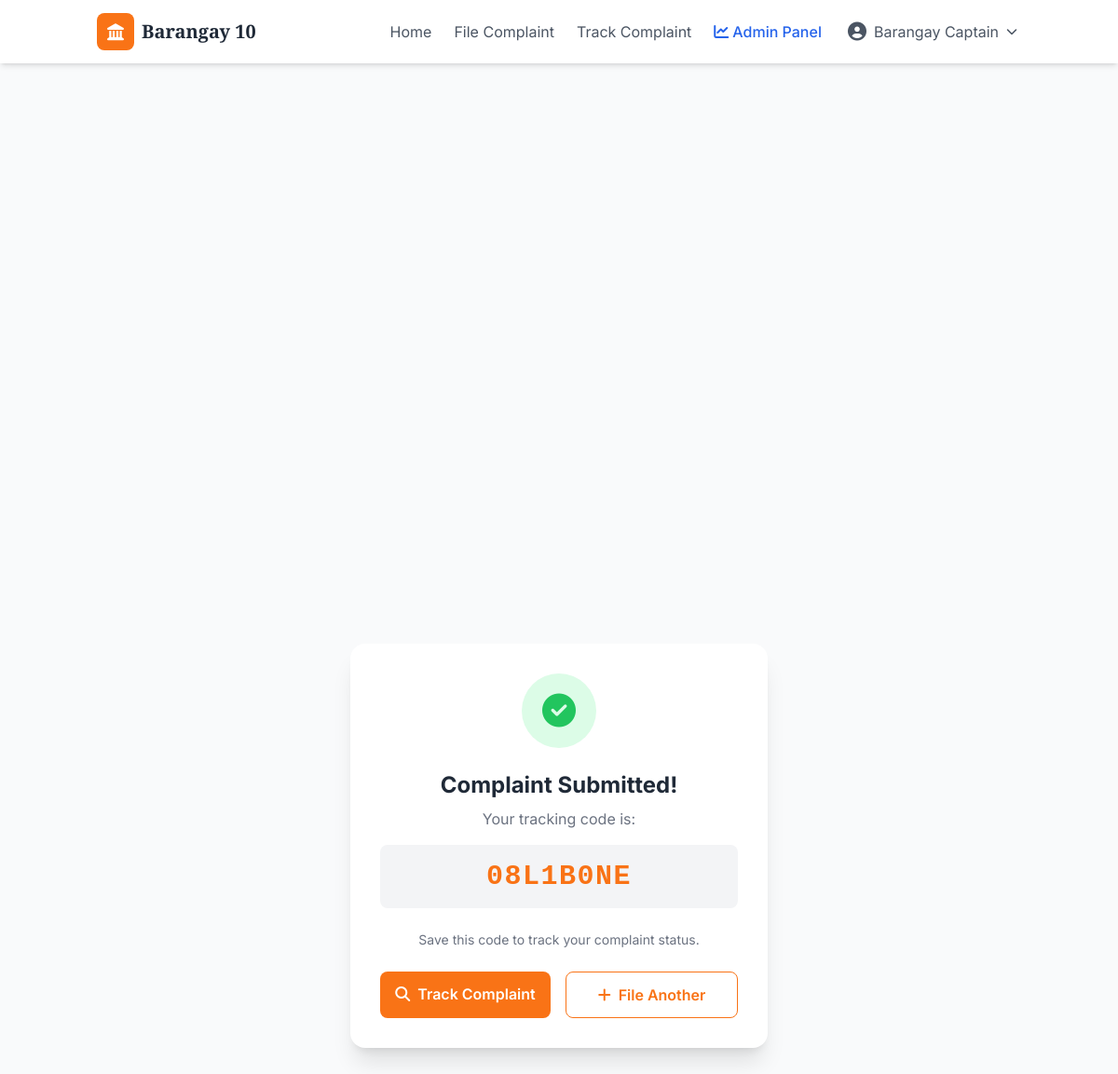
Page /success/08L1B0NE/ (signed in) on the committed database.
### accounts/models.py (models this page shows, shortened)
class User(AbstractUser):
    username = None
    email = models.EmailField(unique=True)
    ROLE_CHOICES = [
        ('resident', 'Resident'),
        ('admin', 'Admin'),
        ('captain', 'Captain'),
    ]
    role = models.CharField(max_length=20, choices=ROLE_CHOICES, default='resident')
    first_name = models.CharField(max_length=150)
    last_name = models.CharField(max_length=150)
    is_verified = models.BooleanField(default=False)
    verification_code = models.CharField(max_length=6, blank=True, null=True)
    verification_code_created_at = models.DateTimeField(blank=True, null=True)
    USERNAME_FIELD = 'email'
    REQUIRED_FIELDS = ['first_name', 'last_name']
    objects = UserManager()
    def is_admin(self):
        return self.role in ['admin', 'captain']

### complaints/models.py (models this page shows, shortened)
class Complaint(models.Model):
    STATUS_CHOICES = [
        ('pending', 'Pending'),
        ('under_review', 'Under Review'),
        ('in_progress', 'In Progress'),
        ('resolved', 'Resolved'),
        ('rejected', 'Rejected'),
    ]
    tracking_code = models.CharField(max_length=8, unique=True, default=generate_tracking_code)
    submitted_by = models.ForeignKey(User, on_delete=models.CASCADE, related_name='complaints')
    category = models.ForeignKey(Category, on_delete=models.SET_NULL, null=True)
    description = models.TextField()
    location = models.CharField(max_length=200)
    image = models.ImageField(upload_to='complaints/', blank=True, null=True)
    status = models.CharField(max_length=20, choices=STATUS_CHOICES, default='pending')
    status_updated_by = models.ForeignKey(User, on_delete=models.SET_NULL, null=True, blank=True, related_name='updated_complaints')
    admin_notes = models.TextField(blank=True)
    created_at = models.DateTimeField(auto_now_add=True)
    updated_at = models.DateTimeField(auto_now=True)
    resolved_at = models.DateTimeField(null=True, blank=True)
    is_spam = models.BooleanField(default=False)
    spam_confidence = models.FloatField(default=0.0)
    reviewed_by_admin = models.BooleanField(default=False)
    resolution_feedback = models.TextField(blank=True, null=True, help_text="Feedback for resolved or rejected complaints")

### complaints/views.py (the view)
# urls.py: path('success/<str:tracking_code>/', views.complaint_success, name='complaint_success'),
def complaint_success(request, tracking_code):
    complaint = get_object_or_404(Complaint, tracking_code=tracking_code)
    return render(request, 'complaints/complaint_success.html', {'complaint': complaint})

### templates/complaints/complaint_success.html (shortened to what this page needs)
{% extends 'base.html' %}
{% block content %}
<div class="min-h-screen flex items-center justify-center py-12 px-4">
    <div class="max-w-md w-full bg-white rounded-2xl shadow-xl p-8 text-center">
        <div class="w-20 h-20 bg-green-100 rounded-full flex items-center justify-center mx-auto mb-6">
            <i class="fas fa-check-circle text-green-500 text-4xl"></i>
        </div>
        <h1 class="text-2xl font-bold text-gray-800 mb-2">Complaint Submitted!</h1>
        <p class="text-gray-500 mb-4">Your tracking code is:</p>
        <div class="bg-gray-100 p-4 rounded-lg mb-6">
            <span class="text-3xl font-mono font-bold text-orange-500 tracking-wider">{{ complaint.tracking_code }}</span>
        </div>
        <p class="text-sm text-gray-500 mb-6">Save this code to track your complaint status.</p>
        <div class="flex flex-col sm:flex-row gap-4">
            <a href="{% url 'track_complaint' %}" class="flex-1 bg-orange-500 text-white py-3 rounded-lg font-semibold text-center hover:bg-orange-600 transition">
                <i class="fas fa-search mr-2"></i>Track Complaint
            </a>
            <a href="{% url 'submit_complaint' %}" class="flex-1 border border-orange-500 text-orange-500 py-3 rounded-lg font-semibold text-center hover:bg-orange-50 transition">
                <i class="fas fa-plus mr-2"></i>File Another
            </a>
        </div>
    </div>
</div>
{% endblock %}

### templates/base.html (shortened to what this page needs)
<!DOCTYPE html>
<html lang="en">
<head>
    <script src="https://cdn.tailwindcss.com"></script>
    <link rel="stylesheet" href="https://cdnjs.cloudflare.com/ajax/libs/font-awesome/6.4.0/css/all.min.css">
</head>
<body class="bg-gray-50">
    <nav class="bg-white shadow-md sticky top-0 z-50">
        <div class="container mx-auto px-4 py-3 flex justify-between items-center">
            <a href="{% url 'home' %}" class="flex items-center gap-2">
                <div class="w-10 h-10 bg-orange-500 rounded-lg flex items-center justify-center">
                    <i class="fas fa-landmark text-white text-lg"></i>
                </div>
                <span class="font-display font-bold text-xl text-gray-800">Barangay 10</span>
            </a>
            <div class="hidden md:flex items-center gap-6">
                <a href="{% url 'home' %}" class="text-gray-600 hover:text-orange-500 transition">Home</a>
                <a href="{% url 'submit_complaint' %}" class="text-gray-600 hover:text-orange-500 transition">File Complaint</a>
                <a href="{% url 'track_complaint' %}" class="text-gray-600 hover:text-orange-500 transition">Track Complaint</a>
                {% if user.is_authenticated %}
                    {% if user.is_admin %}
                        <a href="{% url 'admin_dashboard' %}" class="text-blue-600 hover:text-blue-700 transition font-medium">
                            <i class="fas fa-chart-line mr-1"></i>Admin Panel
                        </a>
                    {% endif %}
                    <div class="dropdown-container">
                        <button class="flex items-center gap-2 text-gray-600 hover:text-orange-500 py-2 px-1">
                            <i class="fas fa-user-circle text-xl"></i>
                            <span>{{ user.first_name }} {{ user.last_name }}</span>
                            <i class="fas fa-chevron-down text-xs"></i>
                        </button>
                    </div>
                {% endif %}
            </div>
        </div>
    </nav>
    <main>
        {% block content %}{% endblock %}
    </main>
</body>
</html>

### templates/base.html (style rules this page uses)
* { font-family: 'Inter', sans-serif; }
.font-display { font-family: 'Playfair Display', serif; }
.dropdown-container { position: relative; }
.dropdown-container::after { content: ''; position: absolute; top: 100%; right: 0; width: 100%; height: 5px; background: transparent; }

### rows in the picture
User: first_name "Barangay", last_name "Captain"
Complaint: tracking_code "08L1B0NE"
